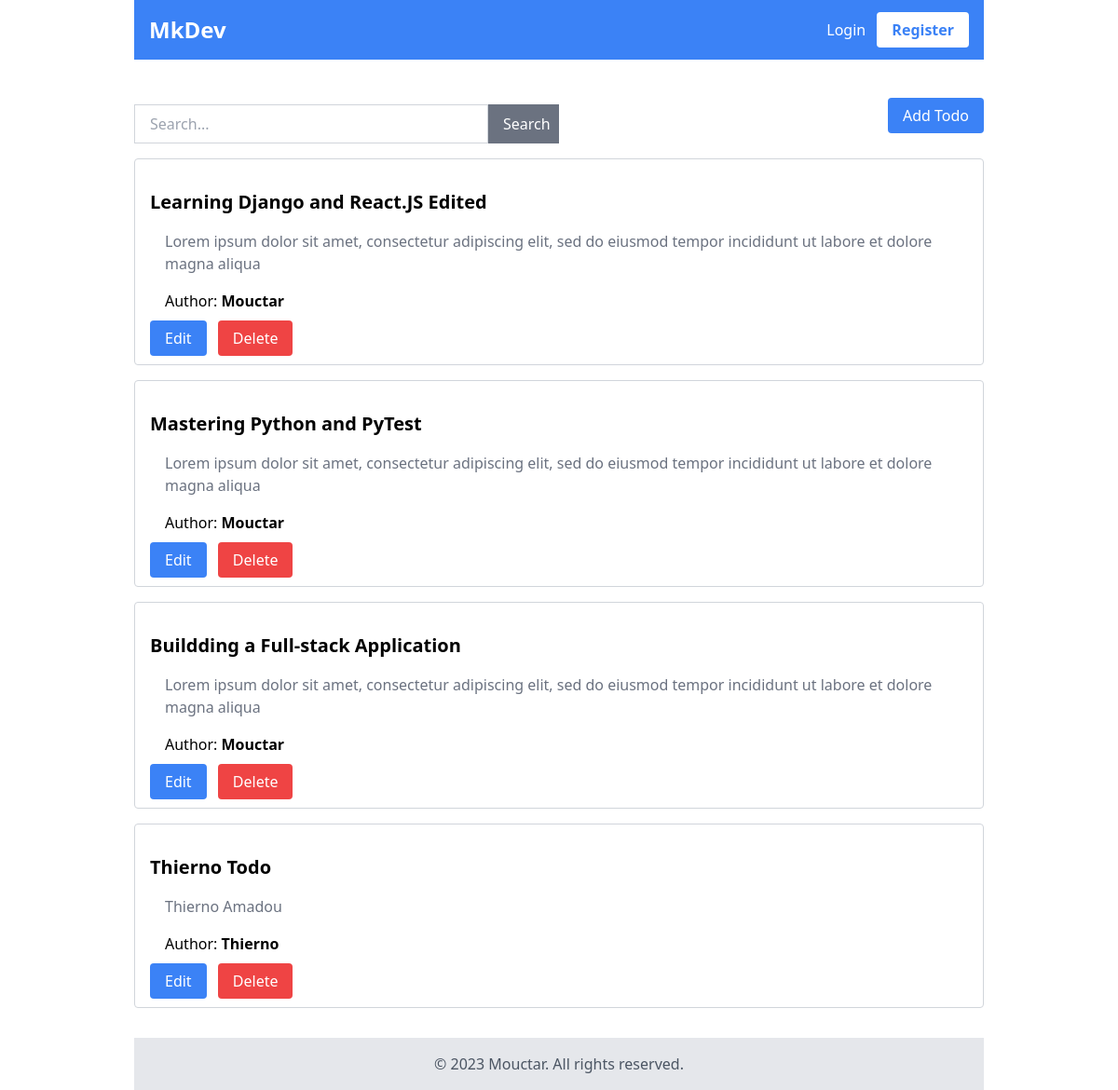
The page / on the database its author committed.
### todoApp/models.py (models this page shows, shortened)
class Todo(models.Model):
    title = models.CharField(max_length=100, unique=True)
    description = models.TextField(blank=True, null=True)
    created_by = models.ForeignKey(User, related_name="todos", on_delete=models.CASCADE)
    is_completed = models.BooleanField(default=False)
    created_at = models.DateField(auto_now_add=True)
    updated_at = models.DateField(auto_now=True)
    class Meta():
        ordering = ["created_at"]

### todoApp/views.py (the view)
# urls.py: path('', views.index, name='index'),
def index(request):
    query = request.GET.get('query', '')
    todos = Todo.objects.all()
    if query:
        todos = todos.filter(Q(title__icontains=query) | Q(description__icontains=query))
    context = {
        'todos': todos,
        'query': query
    }
    return render(request, 'todoApp/index.html', context)

### todoApp/templates/todoApp/index.html (shortened to what this page needs)
{% extends './base.html' %}
{% block content %}
    <div class="container py-8 mx-auto">
        <div class="w-full flex justify-between my-4">
            <form  action="{% url 'todoApp:index' %}" method="get" class="w-1/2 flex justify-between">
                <input type="text" name='query' value='{{ query }}' placeholder="Search..." class="w-full border border-gray-300 px-4 py-2">
                <button class="bg-gray-500 text-white px-4 py-2 w-1/6">Search</button>
            </form>
            <div>
            <a href="{% url 'todoApp:createTodo' %}" class="bg-blue-500 text-white px-4 py-2 rounded ml-2">Add Todo</a>
            </div>
        </div>
        <div class="grid grid-cols-1 md:grid-cols-1 gap-4">
            {% for todo in todos %}
            <div class="bg-white border border-gray-300 rounded p-4">
                <h2 class=" my-4 text-xl font-bold"> {{ todo.title   }}</h2>
                <div class="px-4">
                    <p class="my-4 text-gray-500"> {{ todo.description }}</p>
                    <p>Author: <strong> {{ todo.created_by }}</strong></p>
                </div>
                <div class="mt-4">
                    <a href="{% url 'todoApp:editTodo' todo.pk %}" class="bg-blue-500 text-white px-4 py-2 rounded">Edit</a>
                    <a href="{% url 'todoApp:deleteTodo' todo.pk %}" class="bg-red-500 text-white px-4 py-2 rounded ml-2">Delete</a>
                </div>
            </div>
            {% endfor %}
        </div>
    </div>
{% endblock %}

### rows shown on the page
Todo: title "Learning Django and React.JS Edited", description "Lorem ipsum dolor sit amet, consectetur adipiscing elit, sed do eiusmod tempor incididunt ut labore et dolore magna aliqua", created_by "Mouctar"
Todo: title "Mastering Python and PyTest", description "Lorem ipsum dolor sit amet, consectetur adipiscing elit, sed do eiusmod tempor incididunt ut labore et dolore magna aliqua", created_by "Mouctar"
Todo: title "Buildding a Full-stack Application", description "Lorem ipsum dolor sit amet, consectetur adipiscing elit, sed do eiusmod tempor incididunt ut labore et dolore magna aliqua", created_by "Mouctar"
Todo: title "Thierno Todo", description "Thierno Amadou", created_by "Thierno"
